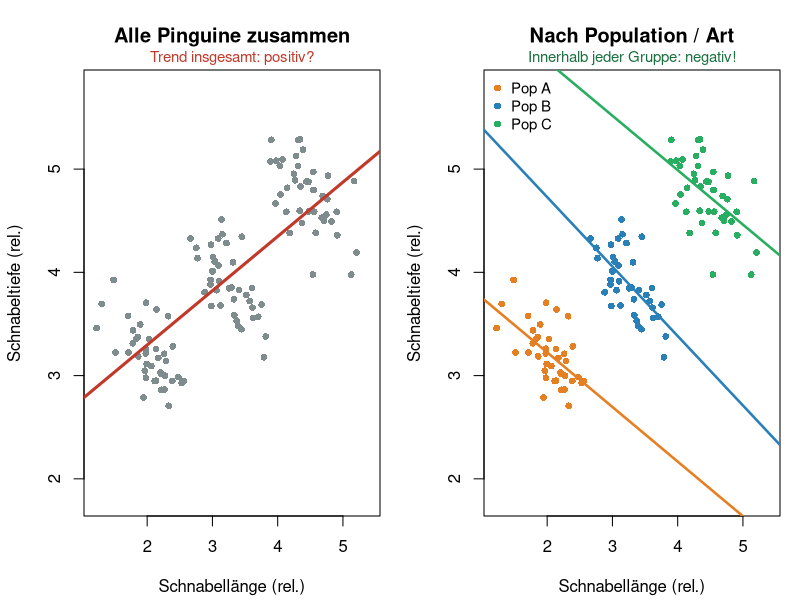

Here is the R script that generated this plot:
# Teaching figure: Simpson's paradox (penguin-style populations)
set.seed(1)
mk <- function(mx, my, n = 40) {
  x <- rnorm(n, mx, 0.35)
  y <- my - 0.7 * (x - mx) + rnorm(n, 0, 0.25)
  data.frame(x, y)
}
A <- cbind(mk(2.0, 3.2), pop = "A")
B <- cbind(mk(3.2, 4.0), pop = "B")
C <- cbind(mk(4.4, 4.8), pop = "C")
d <- rbind(A, B, C)
cols <- c(A = "#e67e22", B = "#2980b9", C = "#27ae60")

out <- "pics/biology/simpson_penguins.png"
png(out, width = 1100, height = 480, res = 120)
par(mfrow = c(1, 2), mar = c(4.2, 4.2, 3.5, 1), family = "sans")

plot(
  d$x, d$y, pch = 16, col = "#7f8c8d",
  xlab = "Schnabellänge (rel.)", ylab = "Schnabeltiefe (rel.)",
  main = "Alle Pinguine zusammen", cex = 0.9,
  xlim = c(1.2, 5.4), ylim = c(1.8, 5.8)
)
abline(lm(y ~ x, d), lwd = 3, col = "#c0392b")
mtext("Trend insgesamt: positiv?", side = 3, line = 0.2, col = "#c0392b", cex = 0.9)

plot(
  d$x, d$y, pch = 16, col = cols[d$pop],
  xlab = "Schnabellänge (rel.)", ylab = "Schnabeltiefe (rel.)",
  main = "Nach Population / Art", cex = 0.9,
  xlim = c(1.2, 5.4), ylim = c(1.8, 5.8)
)
for (p in c("A", "B", "C")) {
  di <- d[d$pop == p, ]
  abline(lm(y ~ x, di), lwd = 2.5, col = cols[p])
}
legend("topleft", legend = c("Pop A", "Pop B", "Pop C"), col = cols, pch = 16, bty = "n", cex = 0.9)
mtext("Innerhalb jeder Gruppe: negativ!", side = 3, line = 0.2, col = "#196f3d", cex = 0.9)
dev.off()
message("wrote ", out)
